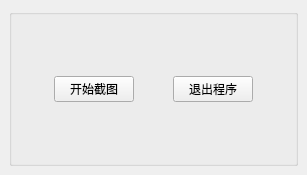
<?xml version="1.0" encoding="UTF-8"?>
<ui version="4.0">
 <class>MainWindow</class>
 <widget class="QMainWindow" name="MainWindow">
  <property name="geometry">
   <rect>
    <x>0</x>
    <y>0</y>
    <width>307</width>
    <height>175</height>
   </rect>
  </property>
  <property name="windowTitle">
   <string>MainWindow</string>
  </property>
  <widget class="QWidget" name="centralwidget">
   <layout class="QVBoxLayout" name="verticalLayout">
    <item>
     <widget class="QGroupBox" name="groupBox_2">
      <property name="title">
       <string/>
      </property>
      <layout class="QHBoxLayout" name="horizontalLayout">
       <item>
        <widget class="QPushButton" name="pushButton_shot">
         <property name="maximumSize">
          <size>
           <width>80</width>
           <height>16777215</height>
          </size>
         </property>
         <property name="text">
          <string>开始截图</string>
         </property>
        </widget>
       </item>
       <item>
        <widget class="QPushButton" name="pushButton_exit">
         <property name="maximumSize">
          <size>
           <width>80</width>
           <height>16777215</height>
          </size>
         </property>
         <property name="text">
          <string>退出程序</string>
         </property>
        </widget>
       </item>
      </layout>
     </widget>
    </item>
   </layout>
  </widget>
 </widget>
 <resources/>
 <connections/>
</ui>
